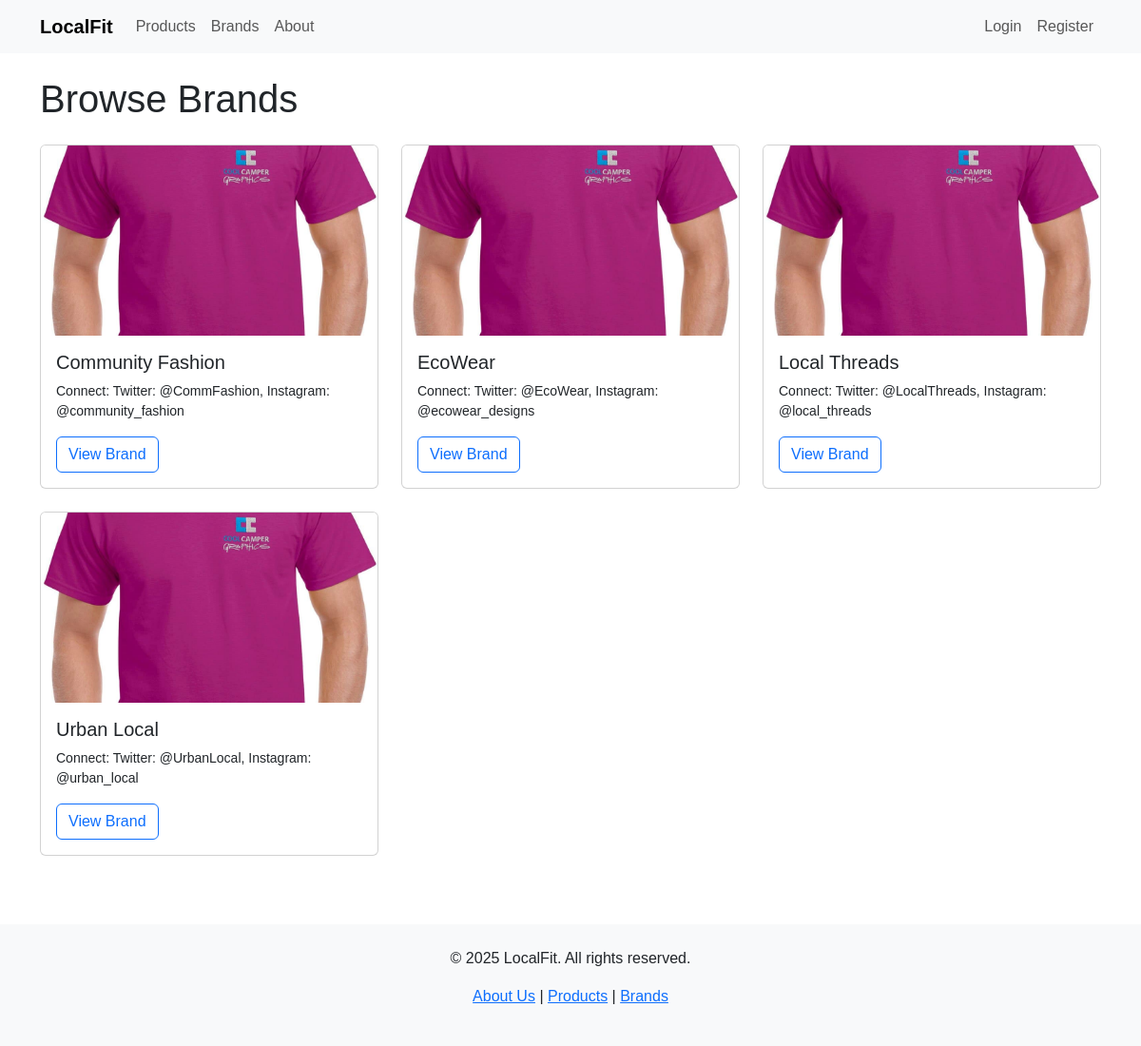
The app's page /brands.php with its own data.
### tables this page shows
CREATE TABLE IF NOT EXISTS brands (
    brandID INT AUTO_INCREMENT PRIMARY KEY,
    name VARCHAR(255) NOT NULL,
    logoURL VARCHAR(255),
    socialLinks TEXT,
    INDEX idx_name (name)
);

### includes/functions.php (called while the page is built, shortened)
<?php
require_once 'config.php';
function getAllBrands() {
    global $conn;
    $stmt = $conn->prepare("SELECT * FROM brands ORDER BY name");
    $stmt->execute();
    return $stmt->fetchAll(PDO::FETCH_ASSOC);
}
?>

### brands.php (the view)
<?php
require_once 'includes/config.php';
require_once 'includes/functions.php';
if (isset($_GET['id']) && is_numeric($_GET['id'])) {
    $brandID = $_GET['id'];
    $stmt = $conn->prepare("SELECT * FROM brands WHERE brandID = ?");
    $stmt->execute([$brandID]);
    $brand = $stmt->fetch(PDO::FETCH_ASSOC);
    if (!$brand) {
        header("Location: brands.php");
        exit();
    }
    $stmt = $conn->prepare("
        SELECT p.*, b.name as brandName
        FROM products p
        JOIN brands b ON p.brandID = b.brandID
        WHERE p.brandID = ?
    ");
    $stmt->execute([$brandID]);
    $products = $stmt->fetchAll(PDO::FETCH_ASSOC);
    include 'includes/header.php';
?>
    <div class="container my-5">
        <div class="row align-items-center mb-4">
            <div class="col-md-2">
                <img src="<?= $brand['logoURL'] ?>" class="img-fluid" alt="<?= $brand['name'] ?>">
            </div>
            <div class="col-md-10">
                <h2><?= htmlspecialchars($brand['name']) ?></h2>
                <?php if (!empty($brand['socialLinks'])): ?>
                    <p>Connect: <?= htmlspecialchars($brand['socialLinks']) ?></p>
                <?php endif; ?>
            </div>
        </div>
        <h3>Products by <?= htmlspecialchars($brand['name']) ?></h3>
        <div class="row">
            <?php if (empty($products)): ?>
                <div class="alert alert-info">No products available for this brand.</div>
            <?php else: ?>
                <?php foreach ($products as $product): ?>
                    <div class="col-md-4 mb-4">
                        <div class="card h-100">
                            <img src="<?= $product['imageURL'] ?>" class="card-img-top" alt="<?= $product['name'] ?>">
                            <div class="card-body">
                                <h5 class="card-title"><?= htmlspecialchars($product['name']) ?></h5>
                                <p class="card-text">$<?= number_format($product['price'], 2) ?></p>
                                <p class="card-text small">Size: <?= htmlspecialchars($product['size'] ?? '') ?></p>
                                <a href="products.php?id=<?= $product['productID'] ?>" class="btn btn-outline-primary">View Details</a>
                            </div>
                        </div>
                    </div>
                <?php endforeach; ?>
            <?php endif; ?>
        </div>
    </div>
<?php } else {
    $brands = getAllBrands();
    include 'includes/header.php';
?>
    <h1 class="mb-4">Browse Brands</h1>
    <div class="row">
        <?php if (empty($brands)): ?>
            <div class="alert alert-info">No brands available.</div>
        <?php else: ?>
            <?php foreach ($brands as $brand): ?>
                <div class="col-md-4 mb-4">
                    <div class="card h-100">
                        <img src="<?= $brand['logoURL'] ?>" class="card-img-top" alt="<?= $brand['name'] ?>">
                        <div class="card-body">
                            <h5 class="card-title"><?= htmlspecialchars($brand['name']) ?></h5>
                            <?php if (!empty($brand['socialLinks'])): ?>
                                <p class="card-text small">Connect: <?= htmlspecialchars($brand['socialLinks']) ?></p>
                            <?php endif; ?>
                            <a href="brands.php?id=<?= $brand['brandID'] ?>" class="btn btn-outline-primary">View Brand</a>
                        </div>
                    </div>
                </div>
            <?php endforeach; ?>
        <?php endif; ?>
    </div>
<?php } ?>
<?php include 'includes/footer.php'; ?>

### assets/css/style.css (style rules this page uses)
body { font-family: Arial, sans-serif; }
.card-img-top { height: 200px; object-fit: cover; }

### records on screen
brands: logoURL (placeholder picture), name "Community Fashion", socialLinks "Twitter: @CommFashion, Instagram: @community_fashion"
brands: logoURL (placeholder picture), name "EcoWear", socialLinks "Twitter: @EcoWear, Instagram: @ecowear_designs"
brands: logoURL (placeholder picture), name "Local Threads", socialLinks "Twitter: @LocalThreads, Instagram: @local_threads"
brands: logoURL (placeholder picture), name "Urban Local", socialLinks "Twitter: @UrbanLocal, Instagram: @urban_local"
